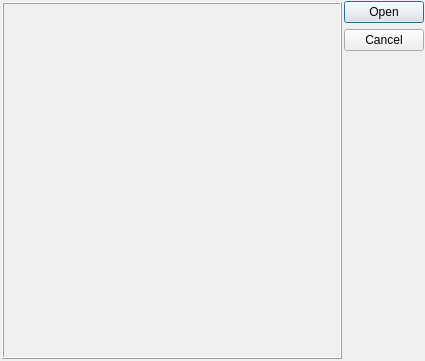
<ui version="4.0" >
 <class>BrowseData</class>
 <widget class="QDialog" name="BrowseData" >
  <property name="windowModality" >
   <enum>Qt::NonModal</enum>
  </property>
  <property name="geometry" >
   <rect>
    <x>0</x>
    <y>0</y>
    <width>425</width>
    <height>361</height>
   </rect>
  </property>
  <property name="minimumSize" >
   <size>
    <width>425</width>
    <height>0</height>
   </size>
  </property>
  <property name="windowTitle" >
   <string>Dataset Browser</string>
  </property>
  <layout class="QHBoxLayout" name="horizontalLayout" >
   <item>
    <widget class="QScrollArea" name="scrollArea" >
     <property name="frameShape" >
      <enum>QFrame::NoFrame</enum>
     </property>
     <property name="widgetResizable" >
      <bool>true</bool>
     </property>
     <widget class="QWidget" name="scrollAreaWidgetContents" >
      <property name="geometry" >
       <rect>
        <x>0</x>
        <y>0</y>
        <width>324</width>
        <height>343</height>
       </rect>
      </property>
      <layout class="QVBoxLayout" name="verticalLayout" >
       <item>
        <widget class="QFrame" name="frame" >
         <property name="frameShape" >
          <enum>QFrame::Box</enum>
         </property>
         <property name="frameShadow" >
          <enum>QFrame::Raised</enum>
         </property>
         <layout class="QVBoxLayout" name="verticalLayout_DICOM" />
        </widget>
       </item>
      </layout>
     </widget>
    </widget>
   </item>
   <item>
    <widget class="QDialogButtonBox" name="buttonBox" >
     <property name="locale" >
      <locale country="UnitedStates" language="English" />
     </property>
     <property name="orientation" >
      <enum>Qt::Vertical</enum>
     </property>
     <property name="standardButtons" >
      <set>QDialogButtonBox::Cancel|QDialogButtonBox::Open</set>
     </property>
     <property name="centerButtons" >
      <bool>false</bool>
     </property>
    </widget>
   </item>
  </layout>
 </widget>
 <layoutdefault spacing="1" margin="1" />
 <resources/>
 <connections>
  <connection>
   <sender>buttonBox</sender>
   <signal>accepted()</signal>
   <receiver>BrowseData</receiver>
   <slot>accept()</slot>
   <hints>
    <hint type="sourcelabel" >
     <x>248</x>
     <y>254</y>
    </hint>
    <hint type="destinationlabel" >
     <x>157</x>
     <y>274</y>
    </hint>
   </hints>
  </connection>
  <connection>
   <sender>buttonBox</sender>
   <signal>rejected()</signal>
   <receiver>BrowseData</receiver>
   <slot>reject()</slot>
   <hints>
    <hint type="sourcelabel" >
     <x>316</x>
     <y>260</y>
    </hint>
    <hint type="destinationlabel" >
     <x>286</x>
     <y>274</y>
    </hint>
   </hints>
  </connection>
 </connections>
</ui>
